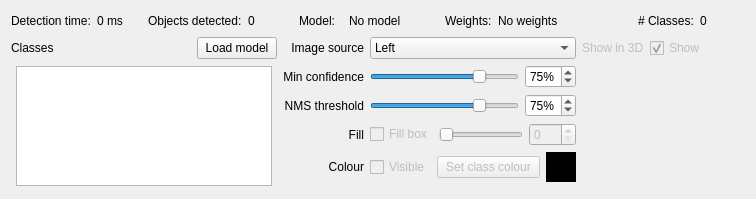
          <widget class="QWidget" name="detectionTab">
           <attribute name="title">
            <string>Detect Objects</string>
           </attribute>
           <layout class="QVBoxLayout" name="verticalLayout_7" stretch="0,1,0">
            <item>
             <layout class="QGridLayout" name="detectionGridLayout">
              <item row="0" column="0">
               <widget class="QLabel" name="lblDetectionTime">
                <property name="sizePolicy">
                 <sizepolicy hsizetype="Preferred" vsizetype="Fixed">
                  <horstretch>0</horstretch>
                  <verstretch>0</verstretch>
                 </sizepolicy>
                </property>
                <property name="minimumSize">
                 <size>
                  <width>0</width>
                  <height>20</height>
                 </size>
                </property>
                <property name="maximumSize">
                 <size>
                  <width>16777215</width>
                  <height>20</height>
                 </size>
                </property>
                <property name="text">
                 <string>Detection time:</string>
                </property>
               </widget>
              </item>
              <item row="0" column="8" colspan="3">
               <widget class="QLabel" name="activeWeightsLoadedLabel">
                <property name="text">
                 <string>No weights</string>
                </property>
               </widget>
              </item>
              <item row="0" column="12">
               <widget class="QLabel" name="numberClassesLabel">
                <property name="text">
                 <string>0</string>
                </property>
               </widget>
              </item>
              <item row="0" column="1">
               <widget class="QLabel" name="latencyLabel">
                <property name="text">
                 <string>0 ms</string>
                </property>
               </widget>
              </item>
              <item row="0" column="11">
               <widget class="QLabel" name="lblNumClasses">
                <property name="text">
                 <string># Classes:</string>
                </property>
               </widget>
              </item>
              <item row="0" column="3">
               <widget class="QLabel" name="numberObjectsLabel">
                <property name="text">
                 <string>0</string>
                </property>
               </widget>
              </item>
              <item row="0" column="7">
               <widget class="QLabel" name="lblWeights">
                <property name="text">
                 <string>Weights:</string>
                </property>
               </widget>
              </item>
              <item row="0" column="4">
               <widget class="QLabel" name="lblModel">
                <property name="text">
                 <string>Model:</string>
                </property>
               </widget>
              </item>
              <item row="0" column="5" colspan="2">
               <widget class="QLabel" name="activeModelLabel">
                <property name="text">
                 <string>No model</string>
                </property>
               </widget>
              </item>
              <item row="0" column="2">
               <widget class="QLabel" name="lblObjectsDetected">
                <property name="text">
                 <string>Objects detected:</string>
                </property>
               </widget>
              </item>
             </layout>
            </item>
            <item>
             <layout class="QGridLayout" name="gridLayoutDetection"/>
            </item>
            <item>
             <layout class="QGridLayout" name="gridLayout_10" columnstretch="0,0,0,0,0,0,1">
              <property name="topMargin">
               <number>0</number>
              </property>
              <item row="2" column="1">
               <widget class="QLabel" name="lblNMSThresh">
                <property name="text">
                 <string>NMS threshold</string>
                </property>
                <property name="alignment">
                 <set>Qt::AlignRight|Qt::AlignTrailing|Qt::AlignVCenter</set>
                </property>
               </widget>
              </item>
              <item row="0" column="3">
               <widget class="QComboBox" name="imageSourceComboBox">
                <item>
                 <property name="text">
                  <string>Left</string>
                 </property>
                </item>
                <item>
                 <property name="text">
                  <string>Right</string>
                 </property>
                </item>
               </widget>
              </item>
              <item row="1" column="1">
               <widget class="QLabel" name="lblMinConf">
                <property name="text">
                 <string>Min confidence</string>
                </property>
                <property name="alignment">
                 <set>Qt::AlignRight|Qt::AlignTrailing|Qt::AlignVCenter</set>
                </property>
               </widget>
              </item>
              <item row="3" column="1">
               <widget class="QLabel" name="lblFill">
                <property name="text">
                 <string>Fill</string>
                </property>
                <property name="alignment">
                 <set>Qt::AlignRight|Qt::AlignTrailing|Qt::AlignVCenter</set>
                </property>
               </widget>
              </item>
              <item row="3" column="3">
               <layout class="QHBoxLayout" name="horizontalLayout_11">
                <item>
                 <widget class="QCheckBox" name="setClassFilledButton">
                  <property name="enabled">
                   <bool>false</bool>
                  </property>
                  <property name="text">
                   <string>Fill box</string>
                  </property>
                 </widget>
                </item>
                <item>
                 <widget class="QSlider" name="bboxAlphaSlider">
                  <property name="enabled">
                   <bool>false</bool>
                  </property>
                  <property name="maximum">
                   <number>255</number>
                  </property>
                  <property name="orientation">
                   <enum>Qt::Horizontal</enum>
                  </property>
                 </widget>
                </item>
                <item>
                 <widget class="QSpinBox" name="bboxAlphaSpinbox">
                  <property name="enabled">
                   <bool>false</bool>
                  </property>
                  <property name="maximum">
                   <number>255</number>
                  </property>
                 </widget>
                </item>
               </layout>
              </item>
              <item row="0" column="5">
               <widget class="QCheckBox" name="checkBoxShowIn3D">
                <property name="enabled">
                 <bool>false</bool>
                </property>
                <property name="text">
                 <string>Show</string>
                </property>
                <property name="checked">
                 <bool>true</bool>
                </property>
               </widget>
              </item>
              <item row="0" column="0">
               <layout class="QHBoxLayout" name="horizontalLayout_7" stretch="1,0">
                <item>
                 <widget class="QLabel" name="lblClasses">
                  <property name="text">
                   <string>Classes</string>
                  </property>
                 </widget>
                </item>
                <item>
                 <widget class="QPushButton" name="detectionSetupButton">
                  <property name="text">
                   <string>Load model</string>
                  </property>
                 </widget>
                </item>
               </layout>
              </item>
              <item row="0" column="1">
               <widget class="QLabel" name="lblImageSource">
                <property name="text">
                 <string>Image source</string>
                </property>
                <property name="alignment">
                 <set>Qt::AlignRight|Qt::AlignTrailing|Qt::AlignVCenter</set>
                </property>
               </widget>
              </item>
              <item row="2" column="3">
               <layout class="QHBoxLayout" name="horizontalLayout_5">
                <item>
                 <widget class="QSlider" name="nmsThresholdSlider">
                  <property name="value">
                   <number>75</number>
                  </property>
                  <property name="orientation">
                   <enum>Qt::Horizontal</enum>
                  </property>
                 </widget>
                </item>
                <item>
                 <widget class="QSpinBox" name="nmsThresholdSpinbox">
                  <property name="suffix">
                   <string>%</string>
                  </property>
                  <property name="value">
                   <number>75</number>
                  </property>
                 </widget>
                </item>
               </layout>
              </item>
              <item row="4" column="3">
               <layout class="QHBoxLayout" name="horizontalLayout_2">
                <item>
                 <widget class="QCheckBox" name="setClassVisibleButton">
                  <property name="enabled">
                   <bool>false</bool>
                  </property>
                  <property name="text">
                   <string>Visible</string>
                  </property>
                 </widget>
                </item>
                <item>
                 <widget class="QPushButton" name="setClassColourButton">
                  <property name="enabled">
                   <bool>false</bool>
                  </property>
                  <property name="sizePolicy">
                   <sizepolicy hsizetype="Expanding" vsizetype="Fixed">
                    <horstretch>0</horstretch>
                    <verstretch>0</verstretch>
                   </sizepolicy>
                  </property>
                  <property name="text">
                   <string>Set class colour</string>
                  </property>
                 </widget>
                </item>
                <item>
                 <widget class="QLabel" name="classColourLabel">
                  <property name="minimumSize">
                   <size>
                    <width>30</width>
                    <height>30</height>
                   </size>
                  </property>
                  <property name="maximumSize">
                   <size>
                    <width>30</width>
                    <height>30</height>
                   </size>
                  </property>
                  <property name="styleSheet">
                   <string notr="true">background:black</string>
                  </property>
                  <property name="text">
                   <string/>
                  </property>
                 </widget>
                </item>
               </layout>
              </item>
              <item row="4" column="1">
               <widget class="QLabel" name="lblColour">
                <property name="text">
                 <string>Colour</string>
                </property>
                <property name="alignment">
                 <set>Qt::AlignRight|Qt::AlignTrailing|Qt::AlignVCenter</set>
                </property>
               </widget>
              </item>
              <item row="1" column="0" rowspan="5">
               <widget class="QWidget" name="detectionClasses" native="true">
                <layout class="QGridLayout" name="gridLayout_8">
                 <property name="leftMargin">
                  <number>5</number>
                 </property>
                 <property name="topMargin">
                  <number>0</number>
                 </property>
                 <property name="rightMargin">
                  <number>5</number>
                 </property>
                 <property name="bottomMargin">
                  <number>0</number>
                 </property>
                 <item row="0" column="0">
                  <layout class="QGridLayout" name="gridLayout_5">
                   <item row="0" column="0">
                    <widget class="QListWidget" name="classListWidget">
                     <property name="sizePolicy">
                      <sizepolicy hsizetype="Expanding" vsizetype="MinimumExpanding">
                       <horstretch>0</horstretch>
                       <verstretch>0</verstretch>
                      </sizepolicy>
                     </property>
                     <property name="maximumSize">
                      <size>
                       <width>16777215</width>
                       <height>120</height>
                      </size>
                     </property>
                     <property name="resizeMode">
                      <enum>QListView::Fixed</enum>
                     </property>
                    </widget>
                   </item>
                  </layout>
                 </item>
                </layout>
               </widget>
              </item>
              <item row="1" column="3">
               <layout class="QHBoxLayout" name="horizontalLayout_3">
                <item>
                 <widget class="QSlider" name="detectionThresholdSlider">
                  <property name="value">
                   <number>75</number>
                  </property>
                  <property name="orientation">
                   <enum>Qt::Horizontal</enum>
                  </property>
                 </widget>
                </item>
                <item>
                 <widget class="QSpinBox" name="detectionThresholdSpinbox">
                  <property name="suffix">
                   <string>%</string>
                  </property>
                  <property name="value">
                   <number>75</number>
                  </property>
                 </widget>
                </item>
               </layout>
              </item>
              <item row="0" column="4">
               <widget class="QLabel" name="lblShowIn3D">
                <property name="enabled">
                 <bool>false</bool>
                </property>
                <property name="text">
                 <string>Show in 3D</string>
                </property>
               </widget>
              </item>
              <item row="0" column="6">
               <spacer name="horizontalSpacer_12">
                <property name="orientation">
                 <enum>Qt::Horizontal</enum>
                </property>
                <property name="sizeHint" stdset="0">
                 <size>
                  <width>40</width>
                  <height>20</height>
                 </size>
                </property>
               </spacer>
              </item>
             </layout>
            </item>
           </layout>
          </widget>
